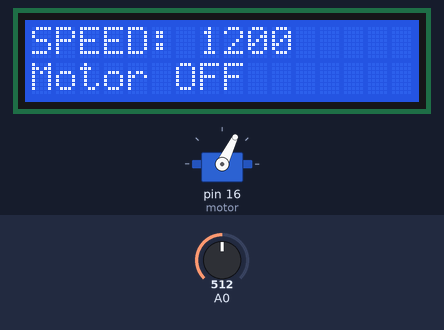
A sketch run on a simulated Arduino Uno, built with avr-gcc and run on an emulated ATmega328P. Shown: servo, 16×2 character LCD. Inputs (shaded band) come from the test bench; at power-on: A0 = 512.

Above: at 1.2 s.
1.3 s: A0 set to 209
2.8 s: A0 set to 187
At 3.18 s:
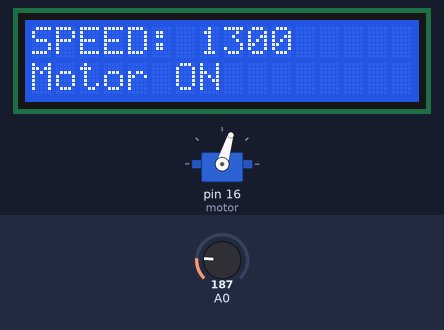
At 3.59 s:
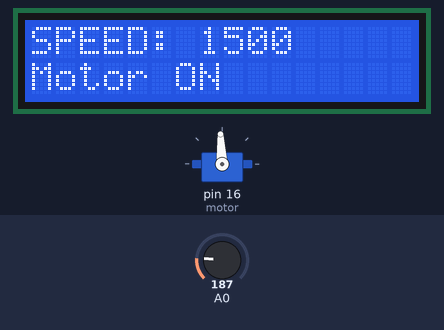
5.1 s: A0 set to 410
At 5.44 s:
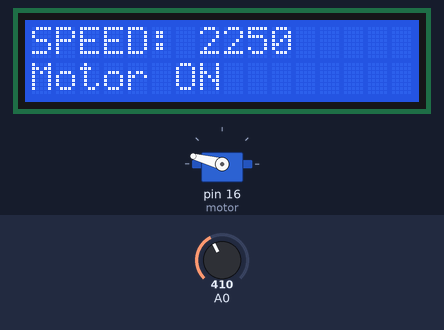
6.8 s: A0 set to 591
8.3 s: A0 set to 614
9.9 s: A0 set to 190
At 13.4 s:
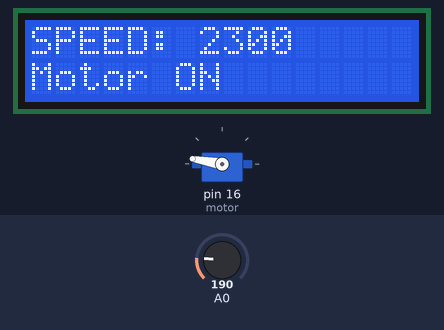
Timing chart, 0 to 13.7 s (numbered marks = the images above; inputs shaded):
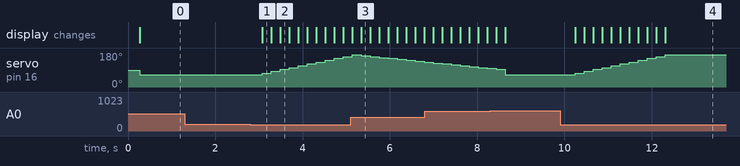

The sketch:

RC_LCD.ino
```cpp
#include <Wire.h>                  //Шилд дисплея
#include <LiquidCrystal.h>         //Дисплей
#include <Servo.h>

Servo motor;
LiquidCrystal lcd(8, 9, 4, 5, 6, 7 );

int button;
const int BUTTON_NONE   = 0;
const int BUTTON_RIGHT  = 1;
const int BUTTON_UP     = 2;
const int BUTTON_DOWN   = 3;
const int BUTTON_LEFT   = 4;
const int BUTTON_SELECT = 5;

int Speed = 1250;
int SSpeed = 1250;                 //Дублирующая переменная

int getPressedButton(){ //Подготовка клавиш
  int buttonValue = analogRead(0);
  if (buttonValue < 100) {
    return BUTTON_RIGHT;
  }
  else if (buttonValue < 200) {
    return BUTTON_UP;
  }
  else if (buttonValue < 400){
    return BUTTON_DOWN;
  }
  else if (buttonValue < 600){
    return BUTTON_LEFT;
  }
  else if (buttonValue < 800){
    return BUTTON_SELECT;
  }
  return BUTTON_NONE;
}

void setup()
{
  Serial.begin(9600);
  motor.attach(16);
  lcd.begin(16, 2);
  lcd.setCursor(0, 0);
  lcd.print("Hi");
  lcd.setCursor(0, 1);
  lcd.print("Motor ready");
}

void loop(){
  Key();
  ESC();
}

void Key(){                         //Аля кнопки
  button = getPressedButton();
  switch (button)
  {
  case BUTTON_RIGHT:
    if (Speed <= 2250){
      Speed = Speed + 50;
    }
    break;
  case BUTTON_LEFT:
    if (Speed >= 1250){
      Speed = Speed - 50;
    }
    break;
  case BUTTON_UP:
    if (Speed < 2250){
      Speed = Speed + 100;
    }
    break;
  case BUTTON_DOWN:
    if (Speed >= 1300){
      Speed = Speed - 100;
    }
    else if (Speed == 1250){
      Speed = Speed - 50;
    }
    break;
  case BUTTON_SELECT:
    Speed = 1200;
    break;
  }
  delay(200);                       //Ибо нажитие начинает дублироваться
  return true;
}

void ESC(){                         //Вывод оборотов на дисплей и передача данных на ESC
  if (SSpeed != Speed){
    if (Speed < 1250){
      lcd.setCursor(0, 1);
      lcd.print("             ");
      lcd.setCursor(0, 1);
      lcd.print("Motor OFF");
    }
    else{
      lcd.setCursor(0, 1);
      lcd.print("             ");
      lcd.setCursor(0, 1);
      lcd.print("Motor ON");
    }
    motor.writeMicroseconds(Speed);
    lcd.setCursor(0, 0);
    lcd.print("SPEED: ");
    lcd.setCursor(7, 0);
    lcd.print("       ");
    lcd.setCursor(7, 0);
    lcd.print(Speed);
    SSpeed = Speed;
  }
}
```

Measured:
- the behaviour switches between 200 and 199 on A0 (found by bisection; images 0 and 1)
- after the input at 1.3 s, every drawn part: stays the same
- after the input at 2.8 s, servo on pin 16 (motor): moves from 64° to 161° over 1.9 s, starting after 0.28 s; the display: changes after 0.28 s (image 1)
- after the input at 5.1 s, the display: first differs from a run without the input after 0.25 s (image 3)
- after the input at 9.9 s, servo on pin 16 (motor): moves from 64° to 170° over 2.1 s, starting after 0.35 s; the display: first changes after 0.35 s (image 4 shows a later state)
